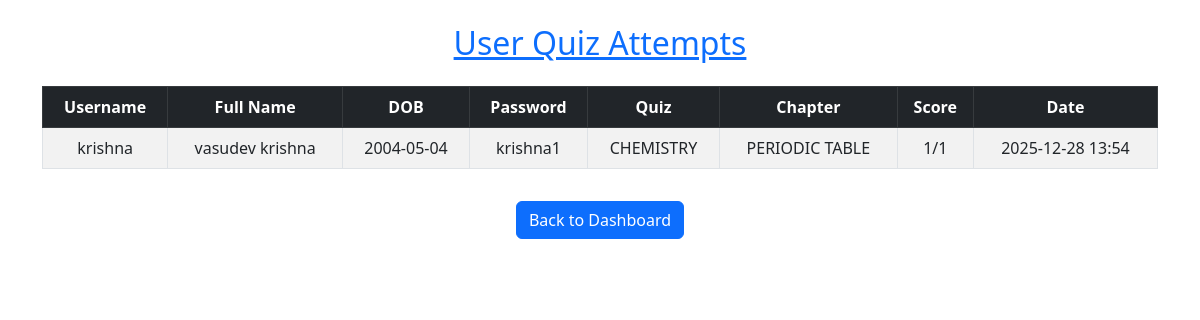
The app's page /admin/users (signed in) with its own data.
### app.py (models this page shows)
class User(db.Model):
    id = db.Column(db.Integer , primary_key = True)
    username = db.Column(db.String(50) , nullable = False , unique=True)
    password = db.Column(db.String(100), nullable=False)
    fullname = db.Column(db.String(50) , nullable = False)
    dob = db.Column(db.Date , nullable = False)

class Quiz(db.Model):
    id = db.Column(db.Integer , primary_key= True)
    title = db.Column(db.String(100) , nullable = False)
    chapters = db.relationship('Chapter' , backref = 'quiz' , lazy = True)

class Chapter(db.Model):
    id = db.Column(db.Integer , primary_key = True)
    title = db.Column(db.String(50) , nullable = False)
    quiz_id = db.Column(db.Integer , db.ForeignKey('quiz.id') , nullable = False)

### app.py (the view, shortened to what this page needs)
@app.route('/admin/users')
def admin_users():
    if 'admin_id' not in session:
        return redirect('/admin/login')
    all_attempts_data = []
    users = User.query.all()
    for user in users:
        attempts = QuizAttempt.query.filter_by(user_id=user.id).order_by(QuizAttempt.timestamp.asc()).all()
        if attempts:
            for attempt in attempts:
                chapter_title = attempt.chapter.title if attempt.chapter else "N/A"
                total_questions = len(attempt.chapter.questions) if attempt.chapter else len(attempt.quiz.questions)
                score_text = f"{attempt.score}/{total_questions}"
                all_attempts_data.append({
                    "username": user.username,
                    "fullname": user.fullname,
                    "dob": user.dob.strftime("%Y-%m-%d"),
                    "password" : user.password,
                    "quiz_title": attempt.quiz.title,
                    "chapter_title": chapter_title,
                    "score": score_text,
                    "date": attempt.timestamp.strftime("%Y-%m-%d %H:%M")
                })
    return render_template('admin_users.html', attempts_data=all_attempts_data)

### templates/admin_users.html (shortened to what this page needs)
<!DOCTYPE html>
<html lang="en">
<head>
    <link href="https://cdn.jsdelivr.net/npm/bootstrap@5.3.0/dist/css/bootstrap.min.css" rel="stylesheet">
</head>
<body class="p-4">
    <div class="container">
        <h2 class="text-center mb-4 text-primary"><u>User Quiz Attempts</u></h2>
        <div class="table-responsive">
            <table class="table table-bordered table-striped text-center align-middle">
                <thead class="table-dark">
                    <tr>
                        <th>Username</th>
                        <th>Full Name</th>
                        <th>DOB</th>
                        <th>Password</th>
                        <th>Quiz</th>
                        <th>Chapter</th>
                        <th>Score</th>
                        <th>Date</th>
                    </tr>
                </thead>
                <tbody>
                    {% for attempt in attempts_data %}
                    <tr>
                        <td>{{ attempt.username }}</td>
                        <td>{{ attempt.fullname }}</td>
                        <td>{{ attempt.dob }}</td>
                        <td>{{ attempt.password }}</td>
                        <td>{{ attempt.quiz_title }}</td>
                        <td>{{ attempt.chapter_title }}</td>
                        <td>{{ attempt.score }}</td>
                        <td>{{ attempt.date }}</td>
                    </tr>
                    {% endfor %}
                </tbody>
            </table>
        </div>
        <div class="text-center mt-3">
            <a href="/admin/dashboard" class="btn btn-primary">Back to Dashboard</a>
        </div>
    </div>
</body>
</html>

### records on screen
User: username "krishna", fullname "vasudev krishna", password "krishna1"
Quiz: quiz_title "CHEMISTRY"
Chapter: chapter_title "PERIODIC TABLE"

### other values on screen
{{ attempt.dob }} "2004-05-04"
{{ attempt.score }} "1/1"
{{ attempt.date }} "2025-12-28 13:54"
